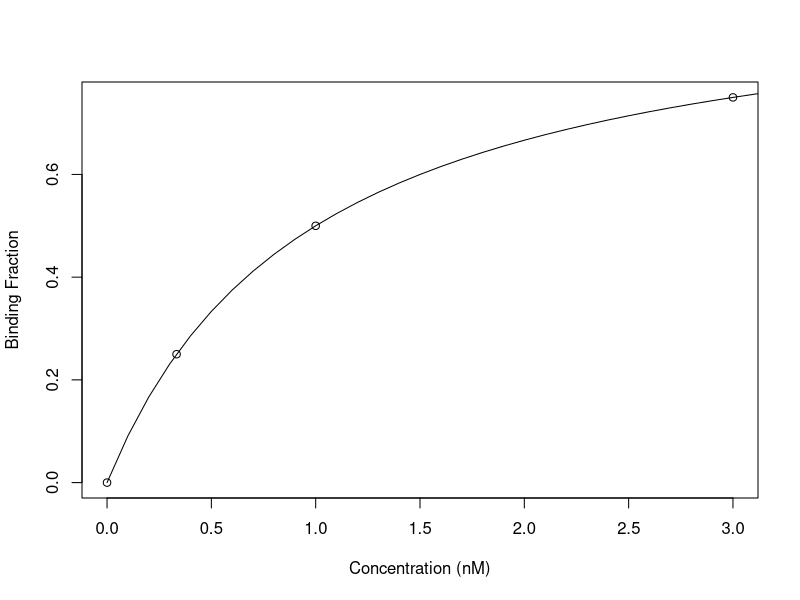

R code for this plot:
singleBinding <- function(conc, kd){
  fraction = (conc)/(kd+conc)
  return(fraction)
}
reversebinding <- function(frac,kd){
  conc = (frac*kd)/(1-frac)
  return(conc)
}

x = seq(0,10,by=0.1)
y = singleBinding(x, 1)
y1 = seq(0,.75, by=.25)
x1 = reversebinding(y1,1)
plot(x1,y1, xlab="Concentration (nM)", ylab="Binding Fraction")
lines(x,y)